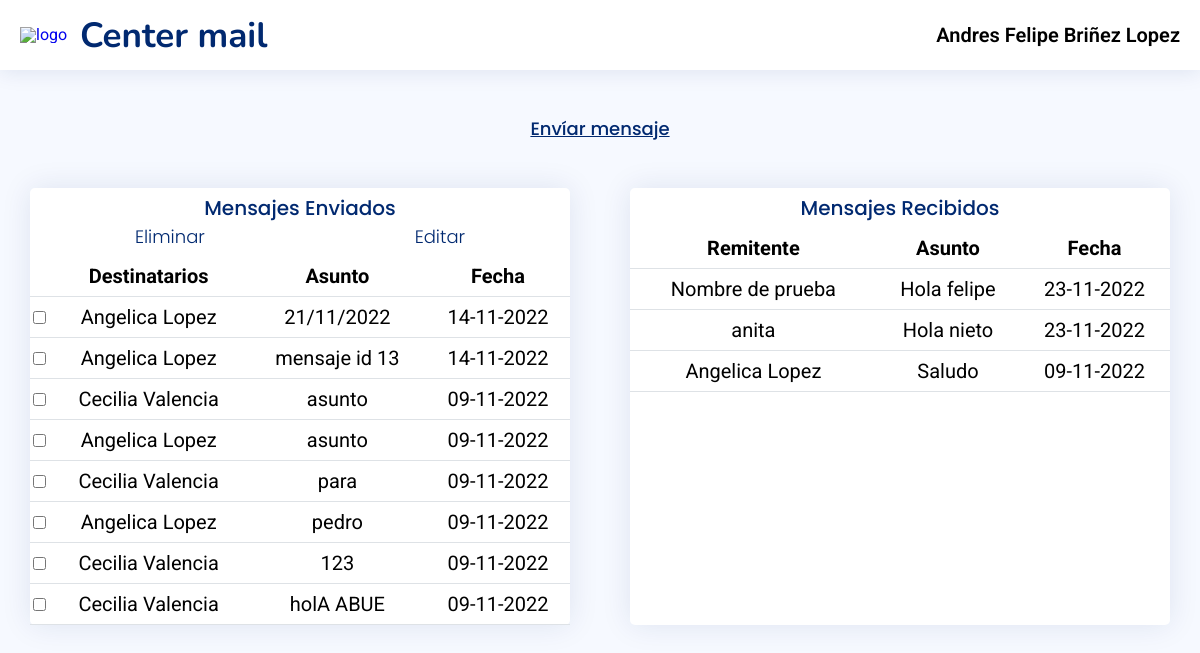
/ (signed in), run on the app's committed database.
### tables this page shows
CREATE TABLE mensajes (mensajeID INTEGER PRIMARY KEY UNIQUE NOT NULL, asunto CHAR, mensaje CHAR, fecha CHAR, "from" CHAR, "to" INTEGER);

CREATE TABLE usuarios (id INTEGER PRIMARY KEY UNIQUE NOT NULL, name CHAR NOT NULL, password CHAR NOT NULL, correo CHAR NOT NULL);

### app.py (the view)
@app.route('/',methods=['GET','POST'])
def inicio():
    if 'id' in session:
        userName=session['userName']
        print(userName)
        print(session['id'])
        Enviados=DB.MensajesEnviados(userName)
        Recibidos=DB.MensajesRecibidos(userName)
        print(Enviados)
        print(Recibidos)
        return render_template('index.html',messagesEnd=Enviados,messagesRecibidos=Recibidos,json=json.dumps(Recibidos))
    else:
        return render_template('accesoDenegado.html')

### app.py (called while the page is built)
@app.before_request
def before_request():
    print("Antes de la petición")

@app.after_request
def after_request(response):
    print("Después de la petición")
    return response

### controller.py (called while the page is built)
def conexionDB():
    try:
        con =sql.connect('DB.db')
        print('Conexion exitosa')
        return con
    except Exception as error:
        print("Error Conexión",error )

def ejecutarSentenciaSQL(sql):
    try:
        conexion=conexionDB()
        cursor=conexion.cursor()#  cursor el cual es el que ejecuta las consultas sql
        cursor.execute(sql) # ejecuta la sentencia
        print('Sentencia ejecutada')
        conexion.commit() # realiza la sentencia sql
        resultado=cursor.fetchall()
        return resultado
    except Exception as e:
        print("Error al ejecutar la sentencia: " + str(e))
        return False

def MensajesEnviados(origen):
    try:
        sql= "SELECT \"mensajeID\", u.\"name\",asunto,fecha FROM mensajes m  JOIN usuarios u ON m.\"to\"  = u.id WHERE \"from\" = '"+origen+"' ORDER BY fecha DESC ;"
        print(sql)
        resultado=ejecutarSentenciaSQL(sql)
        print(resultado)
        if (len(resultado)>0):
            return resultado # existen mensajes
        else :
            return 'no mensajes' # no hay mensajes
    except Exception as e:
        print("Error al traer los datos: " + str(e))

def MensajesRecibidos(origen):
    try:
        sql= "SELECT \"mensajeID\",\"from\",asunto,fecha,u.\"name\", \"mensaje\" FROM mensajes m  JOIN usuarios u ON m.\"to\"  = u.id WHERE \"name\" = '"+origen+"' ORDER BY fecha DESC ;"
        print(sql)
        resultado= ejecutarSentenciaSQL(sql)
        print(resultado)
        if (len(resultado)>0):
            return resultado # existe
        else :
            return 'no mensajes' # no existe
    except Exception as e:
        print("Error al traer los datos: " + str(e))

### templates/index.html (shortened to what this page needs)
{%extends 'base.html'%}
{% block style %}
<link rel="stylesheet" href="/static/css/index.css" />
<link rel="stylesheet" href="/static/css/modal.css" />
{% endblock %}>
{% block nav %}
<nav>
    <div class="logo">
        <a href="{{url_for('inicio')}}">
            <img src="https://cdn-icons-png.flaticon.com/512/7677/7677701.png" alt="logo">
            <h1>Center mail</h1>
        </a>
    </div>
    <div id="navegador">
        <ul>
        <li  id="seccion1"onmouseover="ver(1)" >{{session['userName']}}</a>
        </li>
        </ul>
    </div>
</nav>
{% endblock %}
{% block body %}
    <a id="endMessage" href="{{url_for('sendMessage')}}">Envíar mensaje</a>
    <div class="mensajes">
        <div class="mensajesEnviados">
            {% if messagesEnd != 'no mensajes' %}
                <div class="nav">
                    <h3 class="title">Mensajes Enviados </h3>
                    <div class="crud">
                        <a class="btnEliminar" href="">Eliminar</a>
                        <a class="btnEditar" href="">Editar</a>
                    </div>
                </div>
                <table>
                    <thead>
                        <tr>
                            <th></th>
                            <th>Destinatarios</th>
                            <th>Asunto</th>
                            <th>Fecha</th>
                        </tr>
                    </thead>
                    <tbody>
                {% for message in messagesEnd %}
                    <tr>
                        <td><input class="checkbox" type="checkbox" name="message" value="{{message[0]}}"></td>
                        <td>{{message[1]}}</td>
                        <td>{{message[2]}}</td>
                        <td>{{message[3]}}</td>
                    </tr>
                {% endfor %}
                    </tbody>
                </table>
                {% else %}
                <p class="no-mensajes">No hay mensajes enviados</p>
            {% endif %}
        </div>
        <div class="mensajesRecibidos">
            {% if messagesRecibidos != 'no mensajes' %}
            <h3 class="title">Mensajes Recibidos </h3>
                <table>
                    <thead>
                        <tr>
                            <th>Remitente</th>
                            <th>Asunto</th>
                            <th>Fecha</th>
                        </tr>
                    </thead>
                    <tbody>
                {% for message in messagesRecibidos %}
                    <tr class="mensaje-recibido" id="{{message[0]}} ">
                        <td>{{message[1]}}</td>
                        <td>{{message[2]}}</td>
                        <td>{{message[3]}}</td>
                    </tr>
                {% endfor %}
                    </tbody>
                </table>
            {% else %}
                <p class="no-mensajes">No hay mensajes recibidos</p>
            {% endif %}
        </div>
    </div>
{% endblock %}

### static/css/base.css (style rules this page uses)
body { font-family: 'Lexend Deca'; }
html { height: 100%; }
body { display: flex; flex-direction: column; min-height: 100%; }

### static/css/nav.css (style rules this page uses)
* { box-sizing: border-box; }
nav { display: flex; justify-content: space-between; align-items: center; height: 70px; box-shadow: 0px 2px 20px rgba(1, 41, 112, 0.1); background-color: #fff; padding-left: 20px; width: 100%; }
h1 { font-family: "Nunito", sans-serif; font-size: 35px; font-weight: 700; color: #012970; }
.logo a { text-decoration: none; display: flex; margin: 0; padding: 0; align-items: center; }
.logo a img { width: 60px; max-height: 50px; }
#navegador li { width: 100%; list-style-type: none; position: relative; cursor: pointer; font-size: 20px; font-weight: 600; padding-right: 20px; }

### static/css/index.css (style rules this page uses)
body { background-color: #F6F9FF; }
#endMessage { font-size: 110px; display: inline-block; text-align: center; width: 100%; margin: 50px 0px; background-color: #F6F9FF; font-size: 18px; font-weight: 500; color: #012970; font-family: "Poppins", sans-serif; }
.mensajes { display: flex; justify-content: space-around; }
.mensajesEnviados,.mensajesRecibidos { width: 45%; }
.title { font-size: 20px; font-weight: 500; color: #012970; font-family: "Poppins", sans-serif; margin: 10px 0px; text-align: center; }
.crud { display: flex; justify-content: space-around; margin: 10px 0px; }
.mensajesEnviados a { font-weight: 300; font-size: 18px; text-decoration: none; color: #012970; font-family: "Poppins", sans-serif; }
.mensajesEnviados, .mensajesRecibidos { min-height: 100px; background-color: #fff; margin-bottom: 30px; border-radius: 5px; box-shadow: 0px 0 30px rgba(1, 41, 112, 0.1); }
table { padding: .5rem .5rem; width: 100%; border-collapse: collapse; }
thead { padding: .5rem .5rem; font-weight: bold; border-bottom: 1px #DEE2E6 solid ; }
.mensajesRecibidos table tr { cursor: pointer; }
tr { padding: .5rem .5rem; border-bottom: 1px #DEE2E6 solid ; text-align: center; font-size: 20px; }
th,td { padding:10px 0 ; }

### static/css/modal.css (style rules this page uses)
body { margin: 0; font-family: 'Roboto', sans-serif; }

### data on the page
mensajes: name "Angelica Lopez", asunto "21/11/2022", fecha "14-11-2022"
mensajes: name "Angelica Lopez", asunto "mensaje id 13", fecha "14-11-2022"
mensajes: name "Cecilia Valencia", asunto "asunto", fecha "09-11-2022"
mensajes: name "Angelica Lopez", asunto "asunto", fecha "09-11-2022"
mensajes: name "Cecilia Valencia", asunto "para", fecha "09-11-2022"
mensajes: name "Angelica Lopez", asunto "pedro", fecha "09-11-2022"
mensajes: name "Cecilia Valencia", asunto "123", fecha "09-11-2022"
mensajes: name "Cecilia Valencia", asunto "holA ABUE", fecha "09-11-2022"
mensajes: from "Nombre de prueba", asunto "Hola felipe", fecha "23-11-2022"
mensajes: from "anita", asunto "Hola nieto", fecha "23-11-2022"
mensajes: from "Angelica Lopez", asunto "Saludo", fecha "09-11-2022"

### other printed values
{{ session['userName'] }} "Andres Felipe Briñez Lopez"
